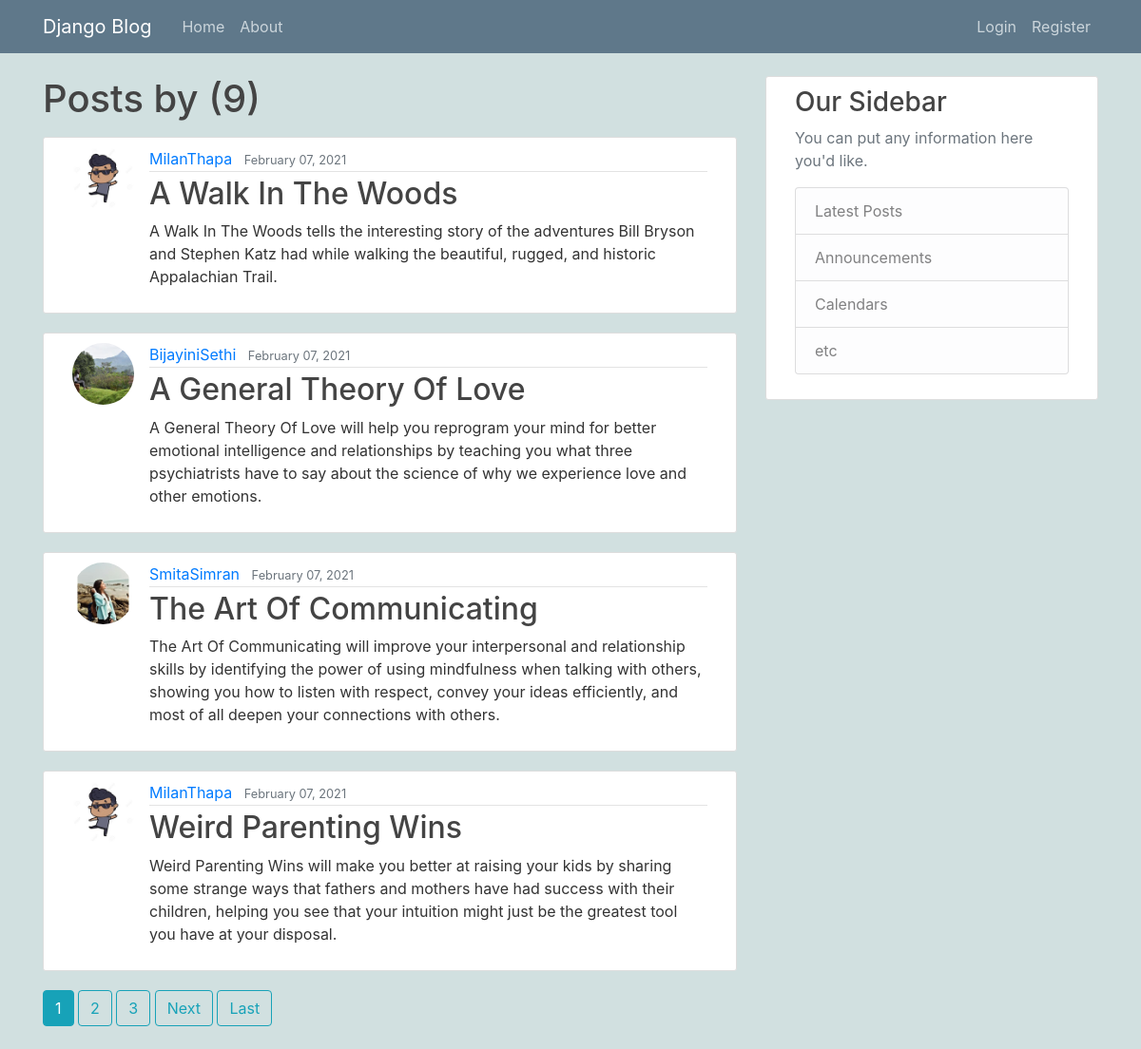
The page / on the database its author committed.
### blog/models.py (models this page shows, shortened)
class Post(models.Model):
    title=models.CharField(max_length= 100)
    content=models.TextField()
    date_posted=models.DateTimeField(default=timezone.now)
    author=models.ForeignKey(User, on_delete=models.CASCADE)

### users/models.py (models this page shows, shortened)
class Profile(models.Model):
    user=models.OneToOneField(User, on_delete=models.CASCADE)
    image= models.ImageField(default='default.jpg',upload_to='profile_pics')

### blog/views.py (the view)
# urls.py: path('',PostListView.as_view(), name='blog-home'),
class PostListView(ListView):
    model= Post
    template_name= 'blog/user_posts.html' #<app>/<model>_<viewtype>.html
    context_object_name= 'posts'
    ordering= ['-date_posted']
    paginate_by = 4

### blog/templates/blog/user_posts.html (shortened to what this page needs)
{% extends "blog/base.html" %}
{% block content %}
<h1 class="mb-3">Posts by {{view.kwargs.username}}({{page_obj.paginator.count}})</h1>
    {% for post in posts %}
        <article class="media content-section">
          <img class="rounded-circle article-img" src="{{ post.author.profile.image.url }}">
          <div class="media-body">
            <div class="article-metadata">
              <a class="mr-2" href="{% url 'user-posts' post.author.username %}">{{ post.author }}</a>
              <small class="text-muted">{{ post.date_posted|date:"F d, Y" }}</small>
            </div>
            <h2><a class="article-title" href="{% url 'post-detail' post.id %}">{{ post.title }}</a></h2>
            <p class="article-content">{{ post.content }}</p>
          </div>
        </article>
    {% endfor %}
    {% if is_paginated %}
      {% for num in page_obj.paginator.page_range %}
        {% if page_obj.number == num %}
          <a class="btn btn-info mb-4" href="?page={{ num }}">{{ num }}</a>
        {% elif num > page_obj.number|add:'-3' and num < page_obj.number|add:'3' %}
          <a class="btn btn-outline-info mb-4" href="?page={{ num }}">{{ num }}</a>
        {% endif %}
      {% endfor %}
      {% if page_obj.has_next %}
        <a class="btn btn-outline-info mb-4" href="?page={{ page_obj.next_page_number }}">Next</a>
        <a class="btn btn-outline-info mb-4" href="?page={{ page_obj.paginator.num_pages }}">Last</a>
      {% endif %}
    {% endif %}
{% endblock content %}

### blog/templates/blog/base.html (shortened to what this page needs)
{% load static %}
<!DOCTYPE html>
<html>
<head>
    <link rel="stylesheet" href="https://maxcdn.bootstrapcdn.com/bootstrap/4.0.0/css/bootstrap.min.css">
    <link rel="stylesheet" type="text/css" href="{% static 'blog/main.css' %}">
</head>
<body>
    <header class="site-header">
      <nav class="navbar navbar-expand-md navbar-dark bg-steel fixed-top">
        <div class="container">
          <a class="navbar-brand mr-4" href="{% url 'blog-home' %}">Django Blog</a>
          <div class="collapse navbar-collapse" id="navbarToggle">
            <div class="navbar-nav mr-auto">
              <a class="nav-item nav-link" href="{% url 'blog-home' %}">Home</a>
              <a class="nav-item nav-link" href="{% url 'blog-about' %}">About</a>
            </div>
            <div class="navbar-nav">
              {% if user.is_authenticated %}
                <a class="nav-item nav-link" href="{% url 'post-create' %}">New Post</a>
                <a class="nav-item nav-link" href="{% url 'profile' %}">Profile</a>
                <a class="nav-item nav-link" href="{% url 'logout' %}">Logout</a>
              {% else %}
                <a class="nav-item nav-link" href="{% url 'login' %}">Login</a>
                <a class="nav-item nav-link" href="{% url 'register' %}">Register</a>
              {% endif %}
            </div>
          </div>
        </div>
      </nav>
    </header>
    <main role="main" class="container">
      <div class="row">
        <div class="col-md-8">
          {% block content %}{% endblock %}
        </div>
        <div class="col-md-4">
          <div class="content-section">
            <h3>Our Sidebar</h3>
            <p class='text-muted'>You can put any information here you'd like.
              <ul class="list-group">
                <li class="list-group-item list-group-item-light">Latest Posts</li>
                <li class="list-group-item list-group-item-light">Announcements</li>
                <li class="list-group-item list-group-item-light">Calendars</li>
                <li class="list-group-item list-group-item-light">etc</li>
              </ul>
            </p>
          </div>
        </div>
      </div>
    </main>
</body>
</html>

### blog/static/blog/main.css (style rules this page uses)
body { background: #d1e0e0; color: #333333; margin-top: 5rem; }
h1, h2, h3, h4, h5, h6 { color: #444444; }
ul { margin: 0; }
.bg-steel { background-color: #5f788a; }
.site-header .navbar-nav .nav-link { color: #cbd5db; }
.content-section { background: #ffffff; padding: 10px 30px; border: 1px solid #dddddd; border-radius: 3px; margin-bottom: 20px; }
.article-title { color: #444444; }
.article-content { white-space: pre-line; }
.article-img { height: 65px; width: 65px; margin-right: 16px; }
.article-metadata { padding-bottom: 1px; margin-bottom: 4px; border-bottom: 1px solid #e3e3e3 }

### rows shown on the page
Post: author.profile.image (picture), author "MilanThapa", date_posted "February 07, 2021", title "A Walk In The Woods", content "A Walk In The Woods tells the interesting story of the adventures Bill Bryson and Stephen Katz had while walking the beautiful, rugged, and historic Appalachian Trail."
Post: author.profile.image (picture), author "BijayiniSethi", date_posted "February 07, 2021", title "A General Theory Of Love", content "A General Theory Of Love will help you reprogram your mind for better emotional intelligence and relationships by teaching you what three psychiatrists have to say about the science of why we experience love and other emotions."
Post: author.profile.image (picture), author "SmitaSimran", date_posted "February 07, 2021", title "The Art Of Communicating", content "The Art Of Communicating will improve your interpersonal and relationship skills by identifying the power of using mindfulness when talking with others, showing you how to listen with respect, convey your ideas efficiently, and most of all deepen your connections with others."
Post: author.profile.image (picture), author "MilanThapa", date_posted "February 07, 2021", title "Weird Parenting Wins", content "Weird Parenting Wins will make you better at raising your kids by sharing some strange ways that fathers and mothers have had success with their children, helping you see that your intuition might just be the greatest tool you have at your disposal."

### other values the page prints
{{ page_obj.paginator.count }} "9"
{{ num }} "1"
{{ num }} "2" "3"
